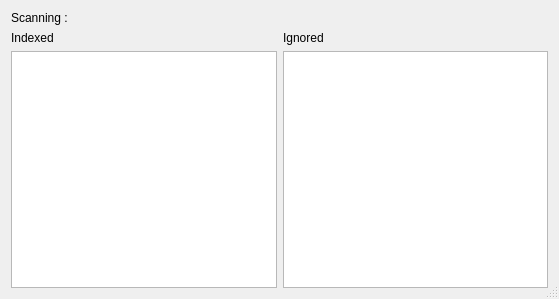
<ui version="4.0" >
 <class>ImportProgress</class>
 <widget class="QDialog" name="ImportProgress" >
  <property name="geometry" >
   <rect>
    <x>0</x>
    <y>0</y>
    <width>559</width>
    <height>299</height>
   </rect>
  </property>
  <property name="windowTitle" >
   <string>Importing Songs</string>
  </property>
  <property name="sizeGripEnabled" >
   <bool>true</bool>
  </property>
  <layout class="QGridLayout" >
   <item row="0" column="0" >
    <widget class="QLabel" name="TextLabel1" >
     <property name="sizePolicy" >
      <sizepolicy vsizetype="Fixed" hsizetype="Maximum" >
       <horstretch>0</horstretch>
       <verstretch>0</verstretch>
      </sizepolicy>
     </property>
     <property name="text" >
      <string>Scanning :</string>
     </property>
     <property name="wordWrap" >
      <bool>false</bool>
     </property>
    </widget>
   </item>
   <item row="0" column="1" >
    <widget class="QLabel" name="Log" >
     <property name="sizePolicy" >
      <sizepolicy vsizetype="Maximum" hsizetype="Minimum" >
       <horstretch>0</horstretch>
       <verstretch>0</verstretch>
      </sizepolicy>
     </property>
     <property name="text" >
      <string/>
     </property>
     <property name="wordWrap" >
      <bool>true</bool>
     </property>
    </widget>
   </item>
   <item row="1" column="0" colspan="2" >
    <layout class="QHBoxLayout" >
     <item>
      <layout class="QVBoxLayout" >
       <item>
        <widget class="QLabel" name="TextLabel2" >
         <property name="text" >
          <string>Indexed</string>
         </property>
         <property name="wordWrap" >
          <bool>false</bool>
         </property>
        </widget>
       </item>
       <item>
        <widget class="QTextBrowser" name="created" />
       </item>
      </layout>
     </item>
     <item>
      <layout class="QVBoxLayout" >
       <item>
        <widget class="QLabel" name="label" >
         <property name="text" >
          <string>Ignored</string>
         </property>
        </widget>
       </item>
       <item>
        <widget class="QTextBrowser" name="ignored" />
       </item>
      </layout>
     </item>
    </layout>
   </item>
  </layout>
 </widget>
 <layoutdefault spacing="6" margin="11" />
 <pixmapfunction>qPixmapFromMimeSource</pixmapfunction>
 <resources/>
 <connections/>
</ui>
